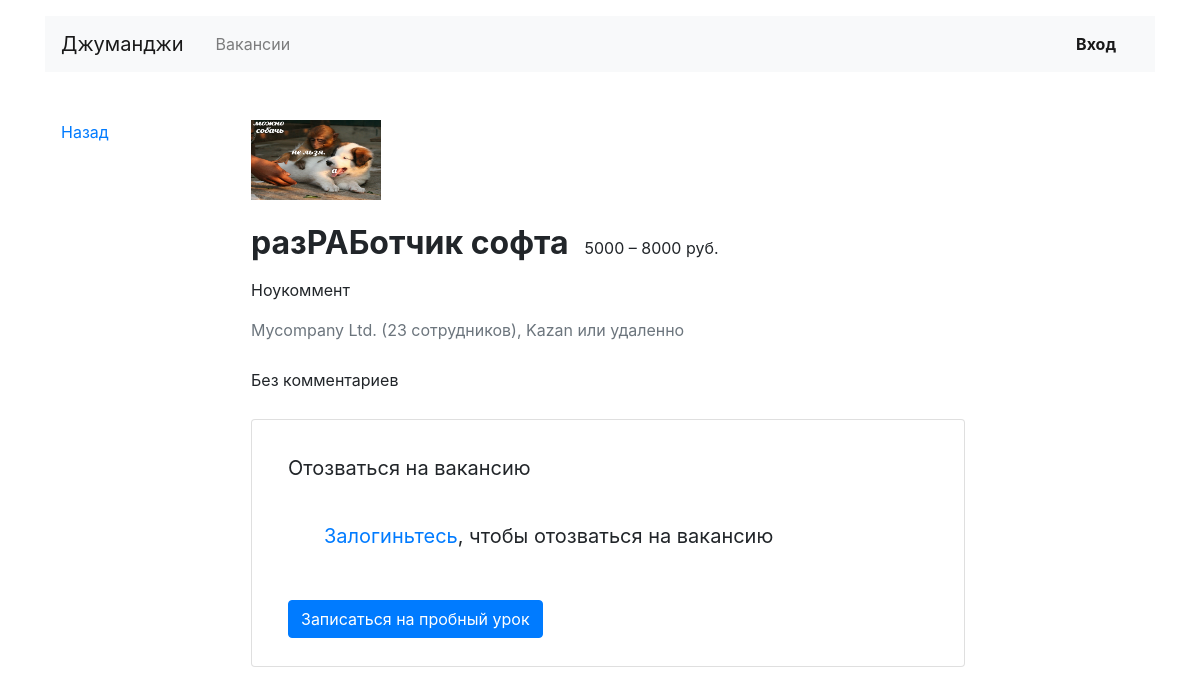
Page /vacancies/7/ on the committed database.
### job_app/models.py (models this page shows, shortened)
class Vacancy(models.Model):
    title = models.CharField(max_length=120)
    specialty = models.ForeignKey(Specialty, on_delete=models.CASCADE, related_name="vacancies")
    company = models.ForeignKey(Company, on_delete=models.CASCADE, related_name="vacancies")
    skills = models.TextField()
    description = models.TextField()
    salary_min = models.IntegerField()
    salary_max = models.IntegerField()
    published_at = models.DateField(auto_now=True)

class Company(models.Model):
    name = models.CharField(max_length=120)
    location = models.CharField(max_length=120)
    logo = models.ImageField(
                             upload_to='MEDIA_COMPANY_IMAGE_DIR',
                             height_field='height_field',
                             width_field='width_field',
                             default='100x60.gif',
                             blank=True,
                             )
    height_field = models.PositiveIntegerField(default=60, null=True)
    width_field = models.PositiveIntegerField(default=100, null=True)
    description = models.TextField()
    employee_count = models.IntegerField()
    owner = models.ForeignKey(User, on_delete=models.CASCADE, related_name='user', null=True, blank=True)

### job_app/views.py (the view, shortened to what this page needs)
# urls.py: path('vacancies/<int:vacancy>/', VacancyView.as_view(), name="vacancy"),
class VacancyView(View):
    def get(self, request, vacancy):
        try:
            vacancy = Vacancy.objects.get(id=vacancy)
        except Vacancy.DoesNotExist:
            raise Http404
        return render(request, "week3/vacancy.html", context={"vacancy": vacancy, "form": ApplicationForm})

### job_app/templates/week3/vacancy.html
{% extends 'week3/base.html' %}
{% block container %}
  <main class="container mt-3 pb-5">
    <div class="row mt-5">
      <div class="col-12 col-lg-2">
        <div class="pl-3 mb-5">
          <p><a href="{{ request.META.HTTP_REFERER }}">Назад</a></p>
        </div>
      </div>
      <div class="col-12 col-lg-8">
        <section class="pl-3">
          <a href="#"><img src="{{ vacancy.company.logo.url }}" width="130" height="80" alt=""></a>
          <div class="d-flex align-items-baseline align-content-baseline">
            <h1 class="h2 mt-4 font-weight-bold" >{{ vacancy.title }}</h1>
            <p class="m-0 pl-3">{{  vacancy.salary_min }} – {{ vacancy.salary_max }} руб.</p>
          </div>
          <p class="mt-2">{{ vacancy.skills }}</p>
          <p class="text-muted mb-4">{{ vacancy.company.name|title }} ({{ vacancy.company.employee_count }} сотрудников), {{ vacancy.company.location }} или удаленно</p>
          <div style="line-height: 1.8;">
              {% autoescape off %}
              {{ vacancy.description }}
              {% endautoescape  %}
          </div>
          <form action="{% url 'vacancy' vacancy.id %}" class="card mt-4 mb-3" enctype="multipart/form-data" method="post">
            <div class="card-body mx-3">
              <p class="h5 mt-3 font-weight-normal">Отозваться на вакансию</p>
               <div class="card-body mx-3">
               {% if user.is_authenticated %}
                 {% csrf_token %}
                 {% for field in form %}
                   <div class="form-group">
                     {{ field.label }}
                     {{ field }}
                   </div>
                 {% endfor %}
                   {% else %}
                   <p class="h5 mt-3 font-weight-normal"><a href="{% url 'login' %}">Залогиньтесь</a>, чтобы отозваться на вакансию</p>
               {% endif %}
              </div>
              <input type="submit" class="btn btn-primary mt-4 mb-2" value="Записаться на пробный урок">
            </div>
          </form>
        </section>
      </div>
    </div>
  </main>
{% endblock %}

### rows in the picture
Vacancy: company.logo (picture), title "разРАБотчик софта", salary_min "5000", salary_max "8000", skills "Ноукоммент", company.name "Mycompany Ltd.", company.employee_count "23", company.location "Kazan", description "Без комментариев"
